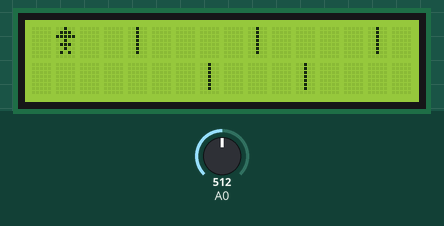
A sketch run on a simulated Arduino Uno, built with avr-gcc and run on an emulated ATmega328P. Shown: 16×2 character LCD. The inputs (shaded band) are chosen by the test bench; at power-on: A0 = 512. Random numbers use the default seed unless the sketch sets one.

Above: at 1.2 s.
1.3 s: A0 set to 306
At 1.59 s:
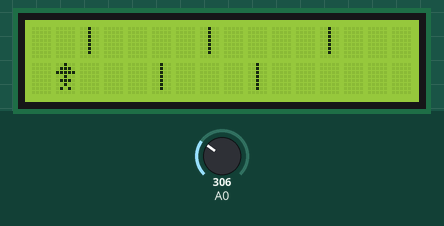
3.8 s: A0 set to 152
5.3 s: A0 set to 130
At 5.4 s:
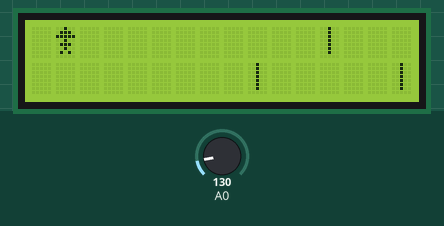
6.8 s: A0 set to 0
At 9.1 s:
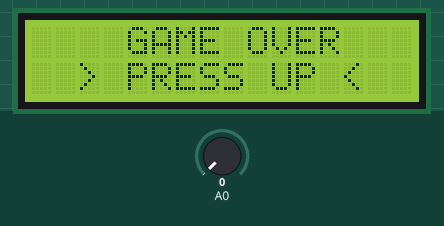
Timing chart, 0 to 10.2 s (numbered marks = the images above; inputs shaded):
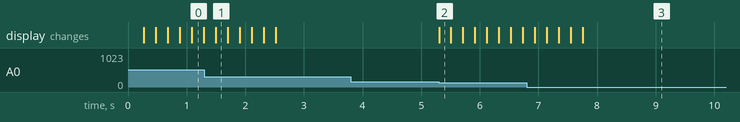

Measured:
- the behaviour switches between 141 and 140 on A0 (found by bisection; images 1 and 2)
- after the input at 3.8 s, every drawn part: stays the same
- after the input at 5.3 s, the display: changes at once (image 2)

The sketch:

Helicopter_Game.ino
```cpp
#include <LiquidCrystal.h>

// LCD Setup
LiquidCrystal lcd(8, 9, 4, 5, 6, 7);

// Button Values
#define UP_BUTTON 131
#define DOWN_BUTTON 309

// Game variables
int heliRow = 0; // Helicopter's row position
int obstacleX[5]; // X positions of obstacles
int obstacleY[5]; // Y positions (0 = top, 1 = bottom)
bool gameOver = false;

// Custom Helicopter Character (5x8 pixels)
byte heliChar[8] = {
  B00100,
  B01110,
  B11111,
  B00100,
  B01110,
  B00100,
  B01010,
  B00000
};

// Function to reset game
void resetGame() {
  heliRow = 0;
  int pos = 10; // Start placing obstacles from column 10
  for (int i = 0; i < 5; i++) {
    obstacleX[i] = pos; // Set X position
    obstacleY[i] = random(2); // Randomly choose row

    // Ensure at least one row is always clear
    if (i > 0 && obstacleY[i] == obstacleY[i - 1]) {
      obstacleY[i] = !obstacleY[i]; // Flip row to maintain gap
    }

    pos += random(2, 4); // Add spacing (2-3 columns apart)
  }
  gameOver = false;
}

void setup() {
  lcd.begin(16, 2);
  lcd.createChar(0, heliChar); // Load custom helicopter character
  randomSeed(analogRead(A1)); // Randomize obstacles
  resetGame();
}

void loop() {
  if (gameOver) {
    lcd.clear();
    lcd.setCursor(3, 0);
    lcd.print(" GAME OVER ");
    lcd.setCursor(2, 1);
    lcd.print("> PRESS UP <");

    while (true) {
      int buttonValue = analogRead(A0);
      if (buttonValue > (UP_BUTTON - 10) && buttonValue < (UP_BUTTON + 10)) {
        resetGame();
        break;
      }
    }
    return;
  }

  // Read button input
  int buttonValue = analogRead(A0);
  if (buttonValue > (UP_BUTTON - 10) && buttonValue < (UP_BUTTON + 10)) {
    heliRow = 0; // Move up
  }
  if (buttonValue > (DOWN_BUTTON - 10) && buttonValue < (DOWN_BUTTON + 10)) {
    heliRow = 1; // Move down
  }

  // Move obstacles left
  for (int i = 0; i < 5; i++) {
    obstacleX[i]--;
    if (obstacleX[i] < 0) { // Reset obstacle after it leaves screen
      obstacleX[i] = obstacleX[(i + 4) % 5] + random(2, 4); // Keep spacing
      obstacleY[i] = random(2);

      // Ensure a gap is always there
      if (i > 0 && obstacleY[i] == obstacleY[i - 1]) {
        obstacleY[i] = !obstacleY[i];
      }
    }
  }

  // Check collision
  for (int i = 0; i < 5; i++) {
    if (obstacleX[i] == 1 && heliRow == obstacleY[i]) {
      gameOver = true;
    }
  }

  // Render game
  lcd.clear();
  lcd.setCursor(1, heliRow);
  lcd.write(byte(0)); // Draw helicopter

  for (int i = 0; i < 5; i++) {
    lcd.setCursor(obstacleX[i], obstacleY[i]);
    lcd.print("|"); // Draw obstacles
  }

  delay(200); // Balanced speed for difficulty
}
```
